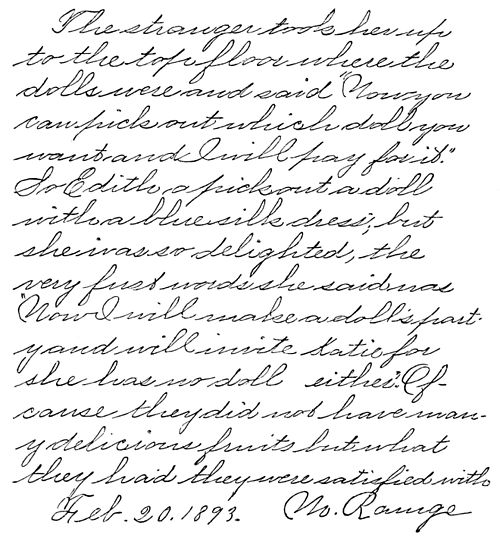
#> input picture test/cs.jpg, 500 x 538 px
$ python -i WordSpace.py   (imports and definitions only)
#> lines starting #> are read from the running program, lines starting #| are printed output that depends on the picture
#> further down, picture is the input picture: shape (538, 500, 3); min 0, max 255, mean 234
import cv2
import numpy as np
import matplotlib.pyplot as plt


WIDE_SPACE = 0
NARROW_SPACE = 1

def WordSpaceFeature(img): #img es imagen en binario

    #Nos quedamos con la parte central de la imagen
    proportion = int(img.shape[0]/4)
#> proportion = 134
    img2 = img[proportion: 3*proportion, 0:img.shape[1]]
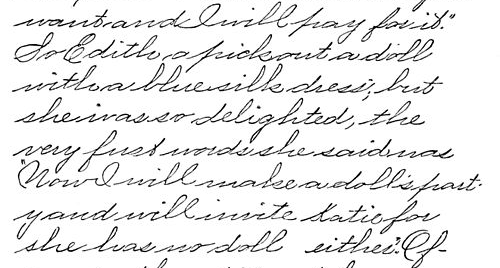
#> img2: shape (268, 500, 3); min 0, max 255, mean 234
    # img2[img2 == 0] = 1
    # img2[img2 == 255] = 0

    #Aplicamos filtros mofologicos de difusion
    kernel = np.ones((2,5), np.uint8)
    img2 = cv2.dilate(img2,kernel,iterations =1)
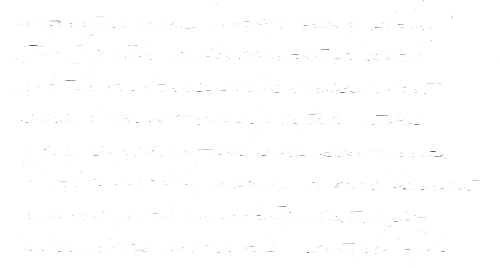
#> img2: shape (268, 500, 3); min 64, max 255, mean 254.5

    #Extraccion de los rectangulos que bordean las alabras
#> (the run stopped early here; a loop or call above may not have finished)

$ run again, on test/lh.jpg
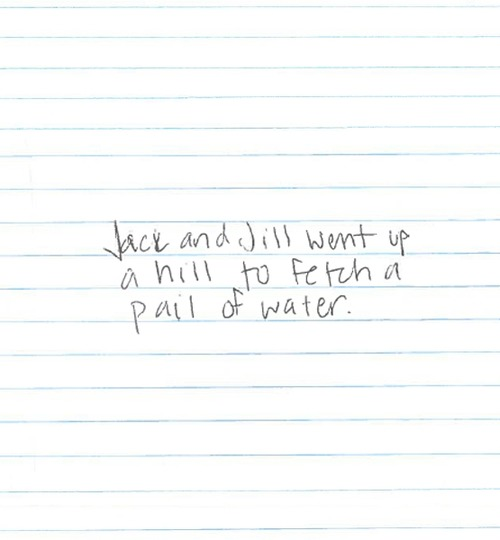
#> input picture test/lh.jpg, 500 x 540 px
#> picture is the input picture: shape (540, 500, 3); mean B, G, R 251.4, 251.4, 249.8
#> in WordSpaceFeature, `img2 = img[proportion: 3*proportion, 0:img.shape[1]]`:
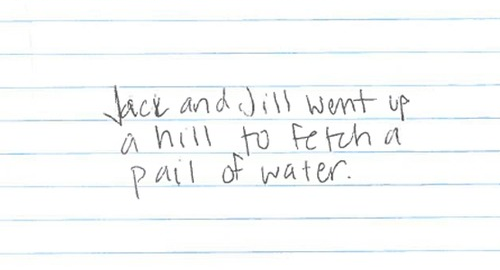
#> img2: shape (270, 500, 3); mean B, G, R 249.7, 249.7, 248
#> in WordSpaceFeature, `img2 = cv2.dilate(img2,kernel,iterations =1)`:
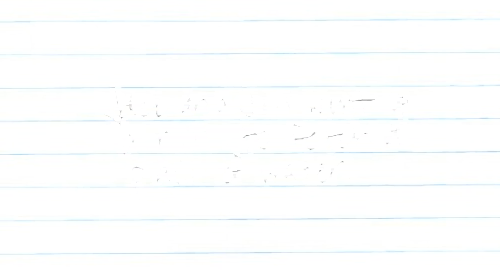
#> img2: shape (270, 500, 3); mean B, G, R 254.1, 254.1, 252.9

$ run again, on test/rr.jpeg
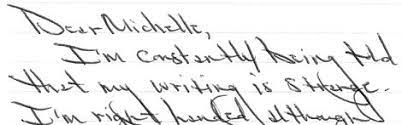
#> input picture test/rr.jpeg, 402 x 125 px
#> picture is the input picture: shape (125, 402, 3); min 0, max 255, mean 234.6
#> in WordSpaceFeature, `img2 = img[proportion: 3*proportion, 0:img.shape[1]]`:
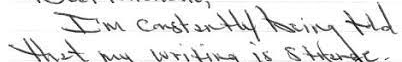
#> img2: shape (62, 402, 3); min 0, max 255, mean 232.9
#> in WordSpaceFeature, `img2 = cv2.dilate(img2,kernel,iterations =1)`:
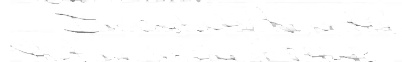
#> img2: shape (62, 402, 3); min 111, max 255, mean 252.8
